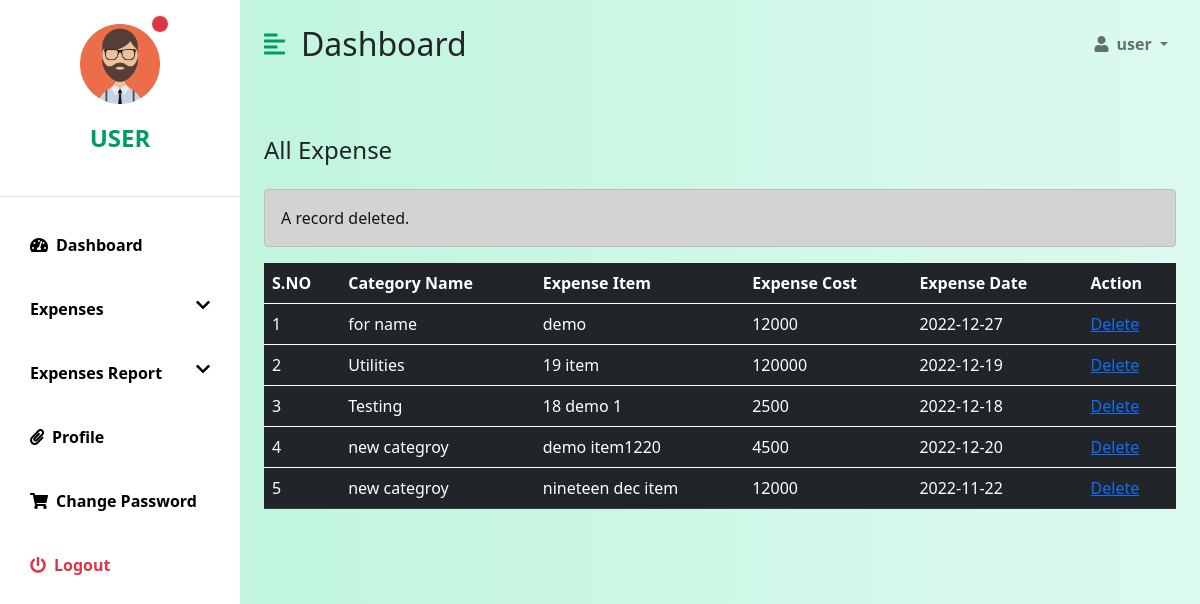
The app's page /manage-expense.php?delid=28 (signed in) with its own data.
### tables this page shows
CREATE TABLE `tblusers` (
                            `id` int(11) NOT NULL,
                            `name` varchar(255) NOT NULL,
                            `email` varchar(255) NOT NULL,
                            `mobile_number` varchar(11) NOT NULL,
                            `password` varchar(255) NOT NULL,
                            `reg_date` datetime NOT NULL DEFAULT current_timestamp()
);

CREATE TABLE `tblexpenses` (
                               `id` int(11) NOT NULL,
                               `user_id` int(11) NOT NULL,
                               `expense_date` date NOT NULL,
                               `expense_item` varchar(255) NOT NULL,
                               `cost` varchar(255) NOT NULL,
                               `note_date` datetime NOT NULL DEFAULT current_timestamp(),
                               `category_name` varchar(255) DEFAULT NULL
);

### manage-expense.php (the view, shortened to what this page needs)
<?php
include('confs/config.php');
if (strlen($_SESSION['detsuid'] == 0)):
  header('location: logout.php');
else:
  if (isset($_GET['delid'])) {
    $rowid = intval($_GET['delid']);
    $query = mysqli_query($conn, "DELETE FROM tblexpenses WHERE id = '$rowid'");
    if ($query) {
      $msg = "A record deleted.";
    } else {
      $msg = "Something went wrong. Please try again!";
    }
  }
  ?>
    <!DOCTYPE html>
    <html lang="en">
    <head>
        <link href="css/datepicker3.css" rel="stylesheet">
        <link href="https://cdn.jsdelivr.net/npm/bootstrap@5.0.0-beta3/dist/css/bootstrap.min.css"
              rel="stylesheet"/>
        <link rel="stylesheet"
              href="https://cdnjs.cloudflare.com/ajax/libs/font-awesome/5.15.3/css/all.min.css"/>
        <link rel="stylesheet" href="css/dashboard.css"/>
    </head>
    <body>
    <div class="d-flex" id="wrapper">
      <?php include('confs/sidebar.php') ?>
        <div id="page-content-wrapper">
          <?php include('confs/header.php') ?>
            <div class="container-fluid px-4 mt-5">
                <h4 class="mb-4">All Expense</h4>
              <?php if ($msg): ?>
                  <div class="alert alert-dark" role="alert">
                    <?php echo $msg; ?>
                  </div>
              <?php endif; ?>
                <div class="table-responsive">
                    <table class="table table-dark table-hover">
                        <thead>
                        <tr>
                            <th>S.NO</th>
                            <th>Category Name</th>
                            <th>Expense Item</th>
                            <th>Expense Cost</th>
                            <th>Expense Date</th>
                            <th>Action</th>
                        </tr>
                        </thead>
                      <?php
                      $userid=$_SESSION['detsuid'];
                      $ret=mysqli_query($conn,"SELECT * FROM tblexpenses WHERE user_id='$userid'");
                      $cnt=1;
                      while ($row=mysqli_fetch_array($ret)):
                      ?>
                        <tbody>
                        <tr>
                            <td><?php echo $cnt;?></td>
                            <td><?php  echo $row['category_name'];?></td>
                            <td><?php  echo $row['expense_item'];?></td>
                            <td><?php  echo $row['cost'];?></td>
                            <td><?php  echo $row['expense_date'];?></td>
                            <td><a href="manage-expense.php?delid=<?php echo $row['id'];?>">Delete</a>
                        </tr>
                        <?php
                        $cnt=$cnt+1;
                        endwhile;
                        ?>
                        </tbody>
                    </table>
                </div>
            </div>
        </div>
    </div>
    </body>
    </html>
<?php endif; ?>

### confs/sidebar.php (shortened to what this page needs)
<?php
include('config.php');
$uid = $_SESSION['detsuid'];
$sql = mysqli_query($conn, "SELECT name FROM tblusers WHERE id = '$uid'");
$result = mysqli_fetch_array($sql);
$name = $result['name'];
?>
<div class="bg-white" id="sidebar-wrapper">
    <div class="sidebar-heading text-center py-4 primary-text fs-4 fw-bold text-uppercase border-bottom">
        <div class="position-relative">
            <img src="assets/profile.png" alt="Profile Pic" width="80" height="80">
            <span class="position-absolute top-0 start-75 translate-middle p-2 bg-danger border border-light rounded-circle">
            </span>
        </div>
        <p class="mt-3">
          <?php echo $name; ?></p>
    </div>
    <div class="list-group list-group-flush my-3">
        <a href="dashboard.php"
           class="list-group-item list-group-item-action bg-transparent second-text active"><i
                    class="fas fa-tachometer-alt me-2"></i>Dashboard</a>
        <a class="list-group-item list-group-item-action bg-transparent second-text fw-bold
        d-flex justify-content-between"
           data-bs-toggle="collapse" href="#collapseExample" role="button"
           aria-expanded="false" aria-controls="collapseExample">
            <span>Expenses</span> <i class="fas fa-chevron-down"></i>
        </a>
        <a class="list-group-item list-group-item-action bg-transparent second-text fw-bold
        d-flex justify-content-between"
           data-bs-toggle="collapse" href="#report" role="button"
           aria-expanded="false" aria-controls="report">
            <span>Expenses Report</span> <i class="fas fa-chevron-down"></i>
        </a>
        <a href="user-profile.php"
           class="list-group-item list-group-item-action bg-transparent second-text fw-bold"><i
                    class="fas fa-paperclip me-2"></i>Profile</a>
        <a href="change-password.php"
           class="list-group-item list-group-item-action bg-transparent second-text fw-bold"><i
                    class="fas fa-shopping-cart me-2"></i>Change Password</a>
        <a href="logout.php"
           class="list-group-item list-group-item-action bg-transparent text-danger fw-bold"><i
                    class="fas fa-power-off me-2"></i>Logout</a>
    </div>
</div>

### confs/header.php (shortened to what this page needs)
<?php
include('config.php');
$uid = $_SESSION['detsuid'];
$sql = mysqli_query($conn, "SELECT name FROM tblusers WHERE id = '$uid'");
$result = mysqli_fetch_array($sql);
$name = $result['name'];
?>
<nav class="navbar navbar-expand-lg navbar-light bg-transparent py-4 px-4">
    <div class="d-flex align-items-center">
        <i class="fas fa-align-left primary-text fs-4 me-3" id="menu-toggle"></i>
        <h2 class="fs-2 m-0">Dashboard</h2>
    </div>
    <div class="collapse navbar-collapse" id="navbarSupportedContent">
        <ul class="navbar-nav ms-auto mb-2 mb-lg-0">
            <li class="nav-item dropdown">
                <a class="nav-link dropdown-toggle second-text fw-bold" href="#"
                   id="navbarDropdown"
                   role="button" data-bs-toggle="dropdown" aria-expanded="false">
                    <i class="fas fa-user me-2"></i><?php echo $name; ?>
                </a>
            </li>
        </ul>
    </div>
</nav>

### css/dashboard.css (style rules this page uses)
:root { --main-bg-color: #009d63; --main-text-color: #009d63; --second-text-color: #bbbec5; --second-bg-color: #c1efde; }
.primary-text { color: var(--main-text-color); }
.second-text { color: #000; }
#wrapper { overflow-x: hidden; background-image: linear-gradient( to right, #baf3d7, #c2f5de, #cbf7e4, #d4f8ea, #ddfaef ); }
#sidebar-wrapper { min-height: 100vh; margin-left: -15rem; -webkit-transition: margin 0.25s ease-out; -moz-transition: margin 0.25s ease-out; -o-transition: margin 0.25s ease-out; transition: margin 0.25s ease-out; }
#sidebar-wrapper .sidebar-heading { padding: 0.875rem 1.25rem; font-size: 1.2rem; }
#sidebar-wrapper .list-group { width: 15rem; }
#page-content-wrapper { min-width: 100vw; }
#menu-toggle { cursor: pointer; }
.list-group-item { border: none; padding: 20px 30px; }
.list-group-item.active { background-color: transparent; color: #000; font-weight: bold; border: none; }
@media (min-width: 768px) { #sidebar-wrapper { margin-left: 0; } }
@media (min-width: 768px) { #page-content-wrapper { min-width: 0; width: 100%; } }

### records on screen
tblusers: name "USER", name "user"
tblexpenses: category_name "for name", expense_item "demo", cost "12000", expense_date "2022-12-27"
tblexpenses: category_name "Utilities", expense_item "19 item", cost "120000", expense_date "2022-12-19"
tblexpenses: category_name "Testing", expense_item "18 demo 1", cost "2500", expense_date "2022-12-18"
tblexpenses: category_name "new categroy", expense_item "demo item1220", cost "4500", expense_date "2022-12-20"
tblexpenses: category_name "new categroy", expense_item "nineteen dec item", cost "12000", expense_date "2022-11-22"

### other values on screen
$msg "A record deleted."
